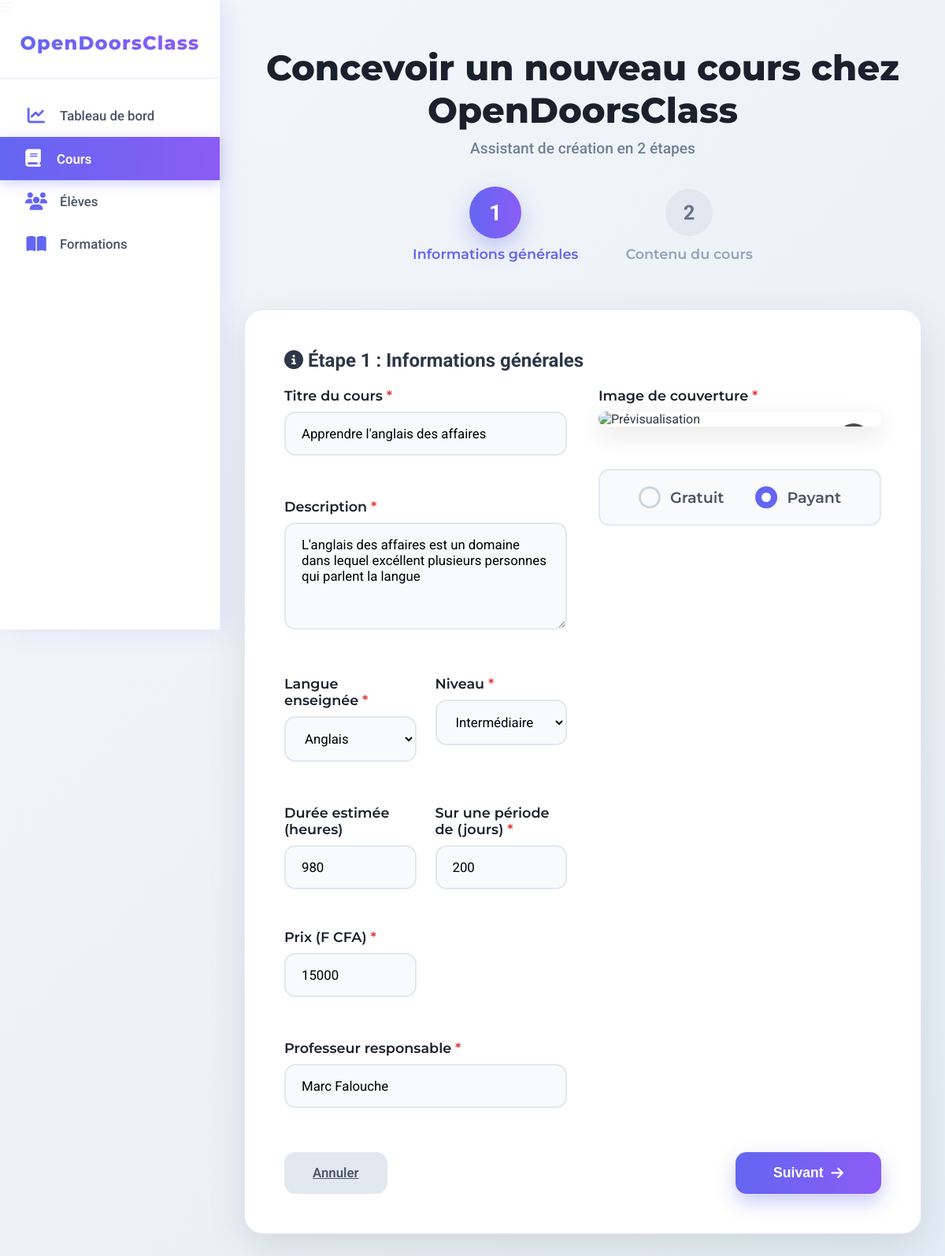
Page /public/courses/create (signed in) on the committed database.
### tables this page shows
CREATE TABLE IF NOT EXISTS `draft` (
  `id` int NOT NULL AUTO_INCREMENT,
  `trainer_id` int DEFAULT NULL COMMENT 'L''id du formateur',
  `draft_data` longtext COMMENT 'Les données du cours enregistré au brouillon',
  `created_at` timestamp NULL DEFAULT CURRENT_TIMESTAMP COMMENT 'La date de création du brouillon',
  `updated_at` timestamp NULL DEFAULT CURRENT_TIMESTAMP COMMENT 'Dernière mise à jour du brouillon',
  PRIMARY KEY (`id`),
  KEY `idx_updated_at` (`updated_at`)
);

### app/controllers/AdminController.php (called while the page is built, shortened)
<?php
class AdminController
{
    public function __construct()
    {
        $database = new Database();
        $this->db = $database->connect();
        $this->draftRepository = new DraftRepository($this->db);
    }
    public function createCourse(): void
    {
        require __DIR__ . '/../views/admins/courses/createCourse.php';
    }
}

### public/index.php (called while the page is built, shortened)
<?php
$url = $_GET['url'] ?? '';
$method = $_SERVER['REQUEST_METHOD'] ?? 'GET';
$router = new Router();
$router->direct($url, $method);

### app/core/Database.php (called while the page is built, shortened)
<?php
class Database {
    private $host = "localhost";
    private $db_name = "mrnathanenglish";
    private $username = "root";
    private $password = "";
    public function connect() {
        $this->conn = null;
        try {
            $dsn = "mysql:host={$this->host};dbname={$this->db_name};charset=utf8";
            $options = [
                PDO::ATTR_ERRMODE => PDO::ERRMODE_EXCEPTION,
                PDO::ATTR_DEFAULT_FETCH_MODE => PDO::FETCH_ASSOC,
                PDO::ATTR_EMULATE_PREPARES => false,
            ];
            $this->conn = new PDO($dsn, $this->username, $this->password, $options);
        } catch (PDOException $e) {
            die("Erreur de connexion : " . $e->getMessage());
        }
        return $this->conn;
    }
}

### app/models/DraftRepository.php (called while the page is built, shortened)
<?php
class DraftRepository
{
    private PDO $db;
    public function __construct()
    {
        $database = new Database();
        $this->db = $database->connect();
    }
    public function findByTrainer(int $trainerId)
    {
        $query = "
            SELECT id, draft_data, created_at, updated_at
            FROM draft
            WHERE trainer_id = :trainer_id
            LIMIT 1
        ";
        try {
            $stmt = $this->db->prepare($query);
            $stmt->bindParam(':trainer_id', $trainerId, PDO::PARAM_INT);
            $stmt->execute();
            return $stmt->fetch(PDO::FETCH_ASSOC) ?: false;
        } catch (PDOException $e) {
            error_log('Erreur lors de la récupération du brouillon : ' . $e->getMessage());
            return false;
        }
    }
}

### app/views/admins/courses/createCourse.php (the view, shortened to what this page needs)
<!DOCTYPE html>
<html lang="fr">
<head>
    <link rel="stylesheet" href="https://cdnjs.cloudflare.com/ajax/libs/font-awesome/6.5.0/css/all.min.css">
    <link href="https://cdn.jsdelivr.net/npm/quill@2.0.2/dist/quill.snow.css" rel="stylesheet">
    <link rel="stylesheet" href="../../public/css/admins/courses/createCourse.css">
</head>
<body>
    <div class="mobile-menu-toggle">
    </div>
    <aside class="sidebar">
        <div class="sidebar-header">
            <h2>OpenDoorsClass</h2>
        </div>
        <nav class="sidebar-nav">
            <ul>
                <li><a href="../dashboard"><i class="fas fa-chart-line"></i><span>Tableau de bord</span></a></li>
                <li><a href="../courses" class="active"><i class="fas fa-book"></i><span>Cours</span></a></li>
                <li><a href="#"><i class="fas fa-users"></i><span>Élèves</span></a></li>
                <li><a href="#"><i class="fas fa-book-open"></i><span>Formations</span></a></li>
            </ul>
        </nav>
    </aside>
    <main class="main-content">
        <header class="page-header">
            <h1>Concevoir un nouveau cours chez OpenDoorsClass</h1>
            <p class="subtitle">Assistant de création en 2 étapes</p>
        </header>
        <div class="steps-indicator">
            <div class="step active" data-step="1">
                <span class="step-number">1</span>
                <span class="step-label">Informations générales</span>
            </div>
            <div class="step" data-step="2">
                <span class="step-number">2</span>
                <span class="step-label">Contenu du cours</span>
            </div>
        </div>
        <?php
        $trainerId = $_SESSION['user']['id'] ?? 0;
        $draft = $this->draftRepository->findByTrainer($trainerId);
        $courseInfos = [];
        if ($draft && is_array($draft) && isset($draft['draft_data'])) {
            if ($draft['draft_data'] !== null && is_string($draft['draft_data'])) {
                $decoded = json_decode($draft['draft_data'], true);
                if (json_last_error() === JSON_ERROR_NONE && is_array($decoded)) {
                    $draftData = $decoded;
                    $courseInfos = $draftData['course_infos'] ?? [];
                }
            }
        }
        ?>
        <form id="create-course-form" class="course-builder" method="POST" enctype="multipart/form-data">
            <section id="step-1" class="step-section active">
                <div class="section-card">
                    <h2><i class="fas fa-info-circle"></i> Étape 1 : Informations générales</h2>
                    <div class="form-grid">
                        <div class="form-column">
                            <div class="form-group" id="group-title_course">
                                <label>Titre du cours <span class="required">*</span></label>
                                <input type="text" name="title_course" required placeholder="Ex: Anglais des affaires avancé"
                                    value="<?= htmlspecialchars($courseInfos['title_course'] ?? '') ?>">
                            </div>
                            <div class="form-group" id="group-description_course">
                                <label>Description <span class="required">*</span></label>
                                <textarea name="description_course" rows="5" required placeholder="Présentez votre cours..."><?= htmlspecialchars($courseInfos['description_course'] ?? '') ?></textarea>
                            </div>
                            <div class="form-row">
                                <div class="form-group" id="group-language_taught">
                                    <label>Langue enseignée <span class="required">*</span></label>
                                    <select name="language_taught" required>
                                        <option value="anglais" <?= ($courseInfos['language_taught'] ?? '') === 'anglais' ? 'selected' : '' ?>>Anglais</option>
                                    </select>
                                </div>
                                <div class="form-group" id="group-learner_level">
                                    <label>Niveau <span class="required">*</span></label>
                                    <select name="learner_level" required>
                                        <option value="intermédiaire" <?= ($courseInfos['learner_level'] ?? '') === 'intermédiaire' ? 'selected' : '' ?>>Intermédiaire</option>
                                    </select>
                                </div>
                            </div>
                            <div class="form-row">
                                <div class="form-group">
                                    <label>Durée estimée (heures)</label>
                                    <input type="number" name="time_course" min="1" placeholder="Ex: 20"
                                        value="<?= htmlspecialchars($courseInfos['time_course'] ?? '') ?>">
                                </div>
                                <div class="form-group" id="group-validation_period">
                                    <label>Sur une période de (jours) <span class="required">*</span></label>
                                    <input type="number" name="validation_period" min="1" required placeholder="Ex: 90"
                                        value="<?= htmlspecialchars($courseInfos['validation_period'] ?? '') ?>">
                                </div>
                                <div class="form-group" id="group-price_course">
                                    <label>Prix (F CFA) <span class="required">*</span></label>
                                    <input type="number" name="price_course" step="100" min="0" required placeholder="0 = gratuit"
                                        value="<?= htmlspecialchars($courseInfos['price_course'] ?? '') ?>">
                                </div>
                            </div>
                            <div class="form-group">
                                <label>Professeur responsable <span class="required">*</span></label>
                                <input type="text" name="teacher_course" readonly
                                    value="<?= htmlspecialchars($courseInfos['teacher_course'] ?? $_SESSION['user']['username'] ?? '') ?>">
                            </div>
                        </div>
                        <div class="form-column">
                            <div class="form-group" id="group-profile_picture">
                                <label>Image de couverture <span class="required">*</span></label>
                                <div id="preview-container" class="preview-hidden">
                                    <img id="image-preview" src="" alt="Prévisualisation">
                                    <button type="button" id="remove-image"><i class="fas fa-times"></i></button>
                                </div>
                            </div>
                            <div class="price-type-radio">
                                <label class="radio-label">
                                    <span class="radio-custom"></span> Gratuit
                                </label>
                                <label class="radio-label">
                                    <span class="radio-custom"></span> Payant
                                </label>
                            </div>
                        </div>
                    </div>
                    <div class="form-actions step-actions">
                        <a href="../myCourses" class="btn-cancel">Annuler</a>
                        <button type="button" id="next-step" class="btn-submit">
                            Suivant <i class="fas fa-arrow-right"></i>
                        </button>
                    </div>
                </div>
            </section>
        </form>
    </main>
</body>
</html>

### app/core/Router.php (shortened to what this page needs)
<?php
class Router
{
    public function direct($url, $method)
    {
        switch ($url) {
            case 'courses/create':
                session_start();
                if (!isset($_SESSION['user']) || !($_SESSION['user']['is_admin'] ?? false)) {
                    header("Location: ./login");
                    exit;
                }
                $draftRepository = new DraftRepository();
                $adminController = new AdminController();
                $isAjax = !empty($_SERVER['HTTP_X_REQUESTED_WITH']) &&
                    strtolower($_SERVER['HTTP_X_REQUESTED_WITH']) === 'xmlhttprequest';
                if ($_SERVER['REQUEST_METHOD'] === 'POST' && $isAjax) {
                    $adminController->ajaxCreateCourse();
                    exit;
                }
            case 'courses/create':
                $adminController = new AdminController();
                $adminController->createCourse();
                break;
        }
    }
}

### rows in the picture
draft: title_course "Apprendre l'anglais des affaires", description_course "L'anglais des affaires est un domaine dans lequel excéllent plusieurs personnes qui parlent la langue", language_taught "Anglais", learner_level "Intermédiaire", time_course "980", validation_period "200", price_course "15000", teacher_course "Marc Falouche"
